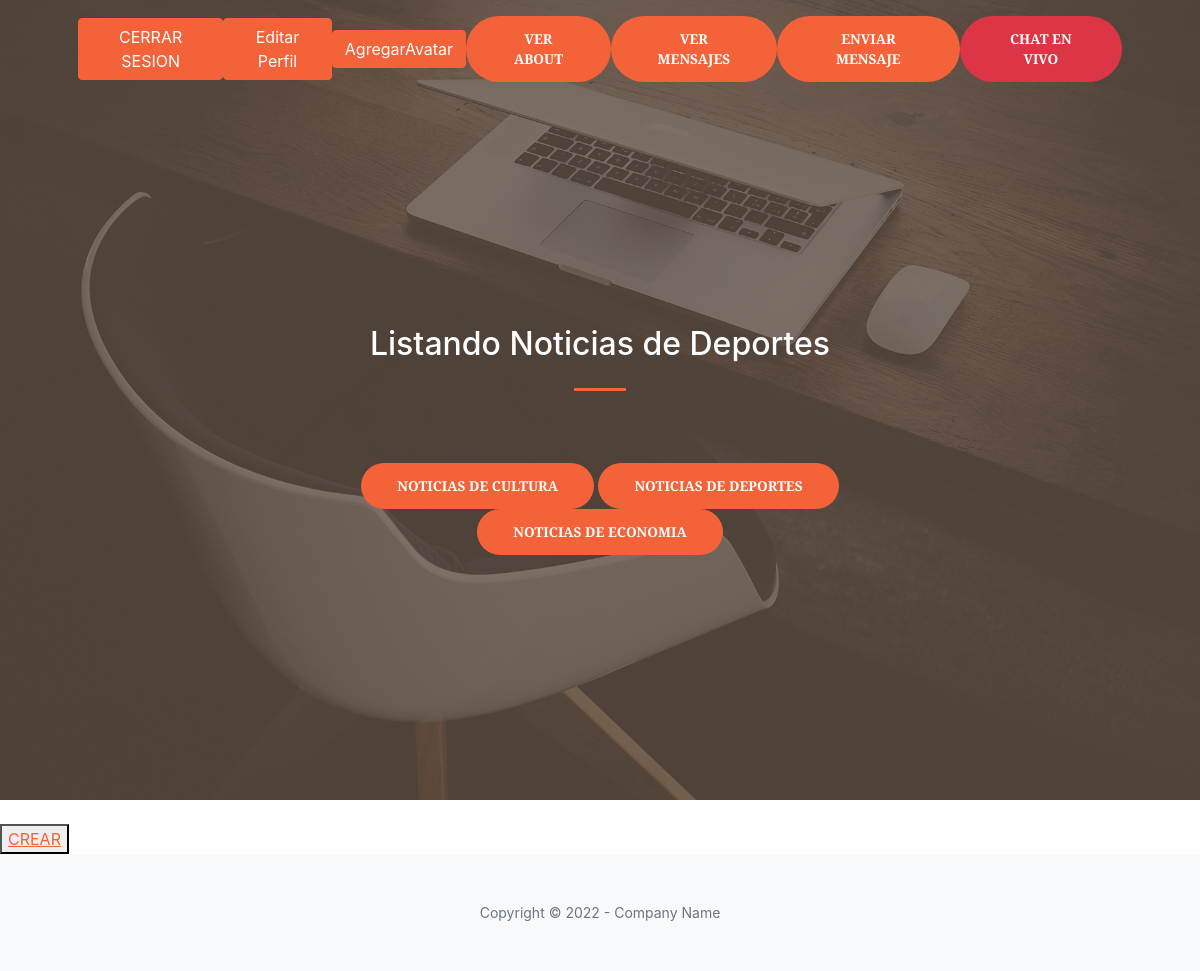
Before: /sports/list/ (signed in) with the older database file.
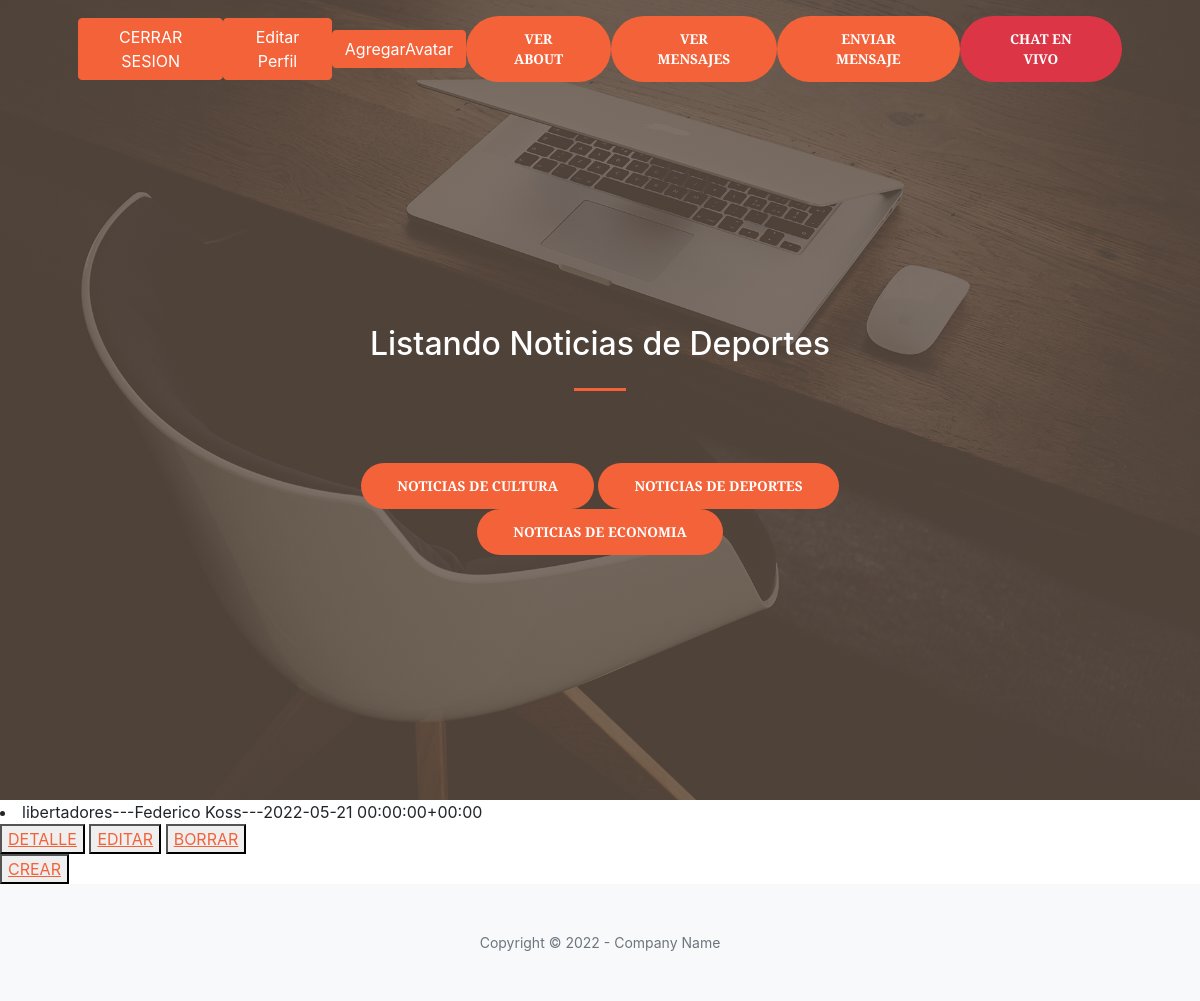
After: the same page with the newer database file.
### AppBlog/models.py (models this page shows)
class Sports(models.Model):
    titulo = models.CharField(max_length=50)
    subtitulo= models.CharField(max_length=50)
    cuerpo = models.CharField(max_length=150)
    autor = models.CharField(max_length=50)
    fecha = models.DateTimeField(max_length=50)
    imagen = models.ImageField(upload_to='Sports' , blank=True, null=True)
    def __str__(self):
        return self.titulo +"---"+self.autor+"---"+str(self.fecha)

### AppBlog/views.py (the view)
# urls.py: path('sports/list/',SportList.as_view(),name ='sports_listar' ),
class SportList(LoginRequiredMixin,ListView):
    model = Sports
    template_name = 'AppBlog/sports_list.html'

### AppBlog/templates/AppBlog/sports_list.html
{% extends "AppBlog/padre.html" %}
{% load static %}
{% block titulo %}
<h2 style="color:white">Listando Noticias de Deportes</h2>
{% endblock %}
{% block cuerpo %}
{% for sport in object_list %}
<li>{{sport}}</li>
<button>
    <a href="{% url 'sports_detalle' sport.id %}">DETALLE</a>
</button>
<button>
    <a href="{% url 'sports_editar' sport.id %}">EDITAR</a>
</button>
<button>
    <a href="{% url 'sports_borrar' sport.id %}">BORRAR</a>
</button>
{% endfor %}
<br>
 <button>
    <a href="{% url 'sports_crear' %}">CREAR</a>
</button>
{% endblock %}

Changed rows visible on the page:
added Sports: titulo+autor+fecha "libertadores---Federico Koss---2022-05-21 00:00:00+00:00"
